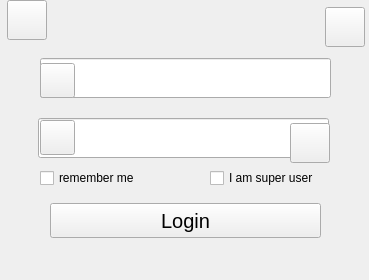
<?xml version="1.0" encoding="UTF-8"?>
<ui version="4.0">
 <class>Form</class>
 <widget class="QWidget" name="Form">
  <property name="geometry">
   <rect>
    <x>0</x>
    <y>0</y>
    <width>369</width>
    <height>280</height>
   </rect>
  </property>
  <property name="windowTitle">
   <string>Form</string>
  </property>
  <property name="layoutDirection">
   <enum>Qt::LeftToRight</enum>
  </property>
  <property name="styleSheet">
   <string notr="true"/>
  </property>
  <widget class="QLineEdit" name="lineEdit">
   <property name="geometry">
    <rect>
     <x>40</x>
     <y>58</y>
     <width>291</width>
     <height>40</height>
    </rect>
   </property>
   <property name="sizePolicy">
    <sizepolicy hsizetype="Expanding" vsizetype="Ignored">
     <horstretch>0</horstretch>
     <verstretch>0</verstretch>
    </sizepolicy>
   </property>
   <property name="font">
    <font>
     <pointsize>16</pointsize>
    </font>
   </property>
   <property name="alignment">
    <set>Qt::AlignLeading|Qt::AlignLeft|Qt::AlignVCenter</set>
   </property>
  </widget>
  <widget class="QLineEdit" name="lineEdit_2">
   <property name="enabled">
    <bool>true</bool>
   </property>
   <property name="geometry">
    <rect>
     <x>38</x>
     <y>118</y>
     <width>291</width>
     <height>40</height>
    </rect>
   </property>
   <property name="font">
    <font>
     <pointsize>16</pointsize>
    </font>
   </property>
   <property name="styleSheet">
    <string notr="true"/>
   </property>
   <property name="echoMode">
    <enum>QLineEdit::Password</enum>
   </property>
   <property name="alignment">
    <set>Qt::AlignLeading|Qt::AlignLeft|Qt::AlignVCenter</set>
   </property>
  </widget>
  <widget class="QPushButton" name="pushButton">
   <property name="geometry">
    <rect>
     <x>50</x>
     <y>203</y>
     <width>271</width>
     <height>35</height>
    </rect>
   </property>
   <property name="font">
    <font>
     <pointsize>15</pointsize>
    </font>
   </property>
   <property name="text">
    <string>Login</string>
   </property>
  </widget>
  <widget class="QPushButton" name="pushButton_2">
   <property name="geometry">
    <rect>
     <x>40</x>
     <y>63</y>
     <width>35</width>
     <height>35</height>
    </rect>
   </property>
   <property name="cursor">
    <cursorShape>IBeamCursor</cursorShape>
   </property>
   <property name="text">
    <string/>
   </property>
   <property name="iconSize">
    <size>
     <width>24</width>
     <height>24</height>
    </size>
   </property>
   <property name="shortcut">
    <string>Ctrl+S, Ctrl+S</string>
   </property>
  </widget>
  <widget class="QPushButton" name="pushButton_3">
   <property name="geometry">
    <rect>
     <x>40</x>
     <y>120</y>
     <width>35</width>
     <height>35</height>
    </rect>
   </property>
   <property name="cursor">
    <cursorShape>IBeamCursor</cursorShape>
   </property>
   <property name="text">
    <string/>
   </property>
   <property name="iconSize">
    <size>
     <width>26</width>
     <height>26</height>
    </size>
   </property>
  </widget>
  <widget class="QPushButton" name="pushButton_4">
   <property name="geometry">
    <rect>
     <x>290</x>
     <y>123</y>
     <width>40</width>
     <height>40</height>
    </rect>
   </property>
   <property name="cursor">
    <cursorShape>ArrowCursor</cursorShape>
   </property>
   <property name="text">
    <string/>
   </property>
   <property name="iconSize">
    <size>
     <width>25</width>
     <height>25</height>
    </size>
   </property>
  </widget>
  <widget class="QPushButton" name="pushButton_5">
   <property name="geometry">
    <rect>
     <x>325</x>
     <y>7</y>
     <width>40</width>
     <height>40</height>
    </rect>
   </property>
   <property name="text">
    <string/>
   </property>
   <property name="iconSize">
    <size>
     <width>25</width>
     <height>25</height>
    </size>
   </property>
  </widget>
  <widget class="QCheckBox" name="checkBox">
   <property name="geometry">
    <rect>
     <x>40</x>
     <y>168</y>
     <width>105</width>
     <height>20</height>
    </rect>
   </property>
   <property name="text">
    <string>remember me</string>
   </property>
  </widget>
  <widget class="QCheckBox" name="checkBox_2">
   <property name="geometry">
    <rect>
     <x>210</x>
     <y>168</y>
     <width>115</width>
     <height>20</height>
    </rect>
   </property>
   <property name="text">
    <string>I am super user</string>
   </property>
  </widget>
  <widget class="QPushButton" name="pushButton_6">
   <property name="geometry">
    <rect>
     <x>7</x>
     <y>0</y>
     <width>40</width>
     <height>40</height>
    </rect>
   </property>
   <property name="text">
    <string/>
   </property>
   <property name="iconSize">
    <size>
     <width>20</width>
     <height>20</height>
    </size>
   </property>
  </widget>
 </widget>
 <resources>
  <include location="../Resources.qrc"/>
 </resources>
 <connections/>
</ui>
